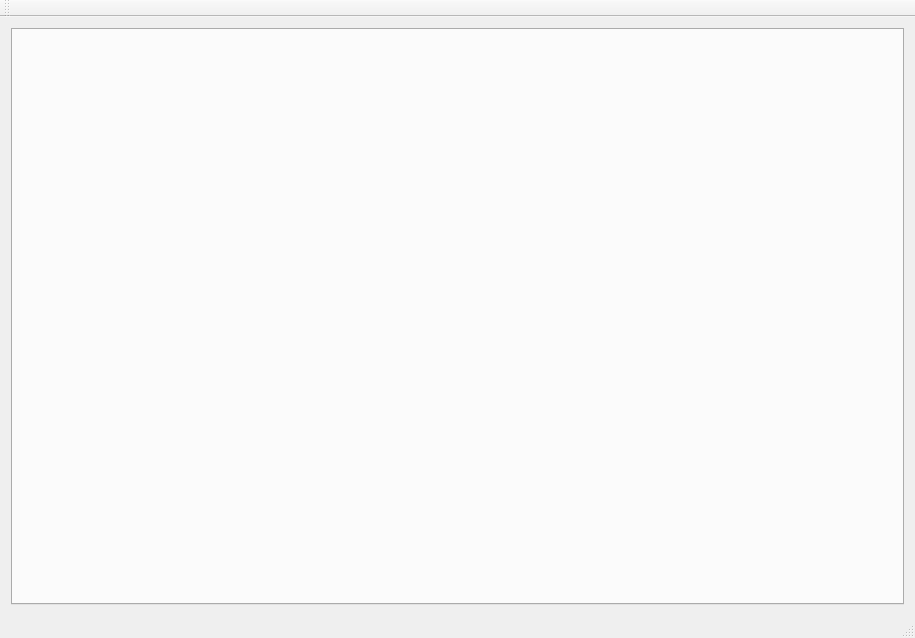
<?xml version="1.0" encoding="UTF-8"?>
<ui version="4.0">
 <class>MainWindow</class>
 <widget class="QMainWindow" name="MainWindow">
  <property name="geometry">
   <rect>
    <x>0</x>
    <y>0</y>
    <width>915</width>
    <height>638</height>
   </rect>
  </property>
  <property name="windowTitle">
   <string>AllChat</string>
  </property>
  <widget class="QWidget" name="centralWidget">
   <layout class="QHBoxLayout" name="horizontalLayout_2">
    <item>
     <layout class="QHBoxLayout" name="horizontalLayout">
      <item>
       <widget class="QTabWidget" name="twChats">
        <property name="tabPosition">
         <enum>QTabWidget::North</enum>
        </property>
        <property name="tabShape">
         <enum>QTabWidget::Rounded</enum>
        </property>
        <property name="currentIndex">
         <number>-1</number>
        </property>
        <property name="elideMode">
         <enum>Qt::ElideNone</enum>
        </property>
        <property name="usesScrollButtons">
         <bool>false</bool>
        </property>
        <property name="documentMode">
         <bool>false</bool>
        </property>
        <property name="tabsClosable">
         <bool>true</bool>
        </property>
        <property name="movable">
         <bool>true</bool>
        </property>
        <property name="tabBarAutoHide">
         <bool>false</bool>
        </property>
       </widget>
      </item>
     </layout>
    </item>
   </layout>
  </widget>
  <widget class="QMenuBar" name="menuBar">
   <property name="geometry">
    <rect>
     <x>0</x>
     <y>0</y>
     <width>915</width>
     <height>19</height>
    </rect>
   </property>
  </widget>
  <widget class="QToolBar" name="mainToolBar">
   <attribute name="toolBarArea">
    <enum>TopToolBarArea</enum>
   </attribute>
   <attribute name="toolBarBreak">
    <bool>false</bool>
   </attribute>
  </widget>
  <widget class="QStatusBar" name="statusBar"/>
 </widget>
 <layoutdefault spacing="6" margin="11"/>
 <resources/>
 <connections/>
</ui>
